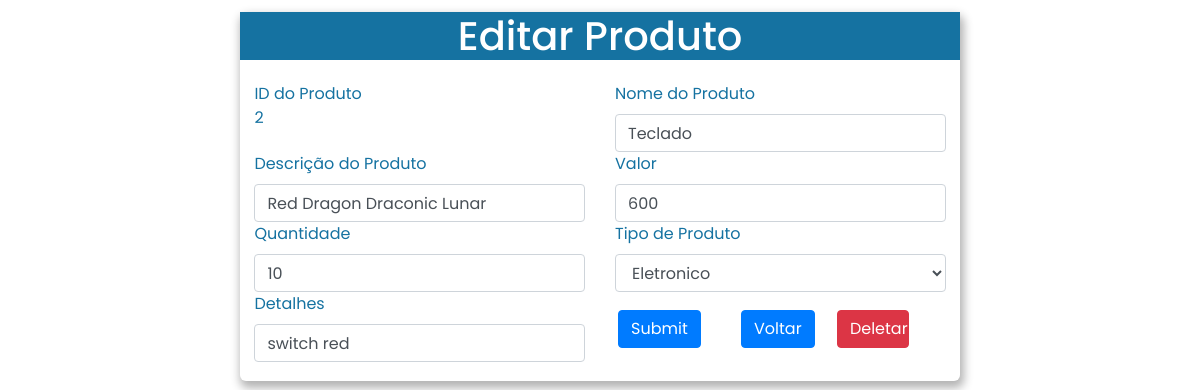
The page /Views/editar.php?numproduto=2 on the database its author committed.
### tables this page shows
CREATE TABLE `produto` (
  `id_produto` int(11) NOT NULL,
  `nome_produto` varchar(45) NOT NULL,
  `descricao_produto` varchar(45) NOT NULL,
  `tipo_produto` varchar(45) NOT NULL,
  `valor_produto` int(11) NOT NULL,
  `quantidade_produto` int(11) NOT NULL,
  `data_registro` timestamp NOT NULL DEFAULT current_timestamp() ON UPDATE current_timestamp(),
  `detalhes_produto` longtext NOT NULL
);

### Views/Helpers/Editar.php (called while the page is built, shortened)
<?php
Class Editar
{
    public int $id;
    public function listarUsuarioUnico()
    {
            $conexao = new Conn();
            $conn = $conexao->conectar();
            $sql = "SELECT * FROM produto WHERE id_produto = $this->id";
            $resultquery = $conn->prepare($sql);
            $resultquery->execute();
            $row_produtos = $resultquery->fetch(PDO::FETCH_ASSOC);
            return $row_produtos;
    }
}

### Views/editar.php (the view, shortened to what this page needs)
<?php
  require'./Helpers/Editar.php';
  $value = new Editar();
  $id_produto = $_GET['numproduto'] ??  NULL;
  $value->id = $id_produto;
  $infoProd = $value->listarUsuarioUnico();
?>
<!DOCTYPE html>
<html lang="en">
<head>
    <link rel="stylesheet" href="https://cdn.jsdelivr.net/npm/bootstrap@4.3.1/dist/css/bootstrap.min.css">
</head>
<body>
  <div class="containerPrincipal">
    <div class="cabecalhoEdit">
       <h1 style="color: white;">Editar Produto</h1>
    </div>
    <div class="EditarProduto">
<form class="row g-3" action="" method="POST">
  <div  class="col-md-6" style="height: 13px;">
      <label for="idProduto" class="form-label">ID do Produto <br> <?php echo $infoProd['id_produto']; ?></label>
  </div>
  <div class="col-md-6">
        <label for="EditProduto" class="form-label">Nome do Produto</label>
        <input type="text" class="form-control" id="EditProduto" name="EditProduto"  value="<?php echo $infoProd['nome_produto']; ?>">
  </div>
  <div class="col-md-6">
        <label for="EditDescricao" class="form-label" >Descrição do Produto</label>
        <input type="text" class="form-control" id="EditDescricao" name="EditDescricao" value="<?php echo $infoProd['descricao_produto']; ?>">
  </div>
  <div class="col-md-6">
        <label for="EditValor" class="form-label" >Valor</label>
        <input type="number" class="form-control" id="EditValor" name="EditValor" value="<?php echo $infoProd['valor_produto']; ?>">
  </div>
  <div class="col-md-6">
        <label for="EditQtd" class="form-label">Quantidade</label>
        <input type="number" class="form-control" id="EditQtd" name="EditQtd" value="<?php echo $infoProd['quantidade_produto']; ?>">
  </div>
  <div class="col-md-6">
        <label for="EditTipo" class="form-label">Tipo de Produto</label>
        <select class="form-control" name="EditTipo" id="EditTipo" value="<?php echo $infoProd['tipo_produto']; ?>">
        <option value="eletronicos">Eletronico</option>
        </select>
  </div>
  <div class="col-md-6">
        <label for="EditDetalhes" class="form-label" >Detalhes</label>
        <input type="text" class="form-control" id="EditDetalhes" name="EditDetalhes" value="<?php echo $infoProd['detalhes_produto']; ?>">
  </div>
  <div class="btns">
    <input type="submit" name="sendEdit"class="btn btn-primary">
    <button type="" class="btn btn-primary"><a href="./home.php"> Voltar</button> </a>
    <input type="submit" value="Deletar" name="sendDelete"class="btn btn-danger">
  </div>
</form>
</div>
</div>
</body>
</html>

### Views/editar.php (style rules this page uses)
body { font-family: 'Poppins'; margin: 0; padding: 0; }
.containerPrincipal { position: relative; width: 60%; height: 40%; left: 20%; border-radius: 6px; box-shadow: 2px 5px 10px 2px rgb(0 0 0 / 30%); color: #1572a1; margin-top: 1%; }
.cabecalhoEdit { background-color: #1572a1; text-align: center; }
.EditarProduto { padding: 2%; }
.btn-primary { position: relative; margin: 5%; }
a { color: white; font-style: none; }
.btn-danger { width: 20%; }
.btns { width: 50%; }

### rows shown on the page
produto: id_produto "2", EditProduto "Teclado", EditDescricao "Red Dragon Draconic Lunar", EditValor "600", EditQtd "10", EditTipo "Eletronico", EditDetalhes "switch red"
